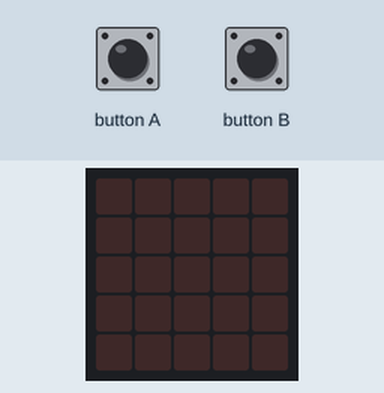
Recording of a program running on a simulated BBC micro:bit (MakeCode). On the bench: the board's 5×5 LED display. The inputs (shaded band) are chosen by the test bench.

Above: at 1.2 s.
1.3 s: button A pressed for 0.15 s
At 2.5 s:
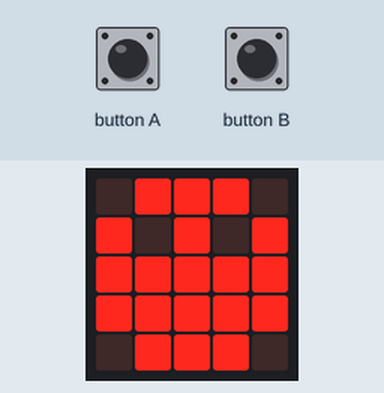
2.9 s: button A pressed for 0.15 s
At 3.7 s:
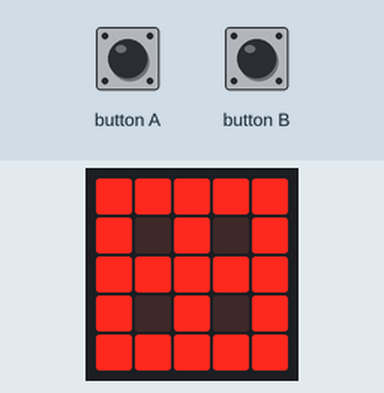
Timing chart, 0 to 5.9 s (numbered marks = the images above; inputs shaded):
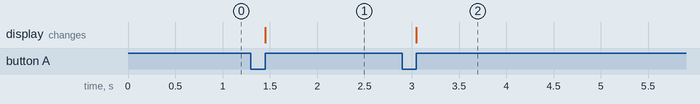

The program:

main.ts
```typescript
enum State {
    ModeChoice
    , Treasure
    , Pirat
}

let mode: State = State.ModeChoice
let selMode: State = State.Treasure

input.onButtonPressed(Button.A, function () {
    switch (mode) {
        case State.ModeChoice:
            selMode = (selMode == State.Treasure) ? State.Pirat : State.Treasure
            switch(selMode) {
                case State.Treasure:
                    basic.showLeds(`
                    # # # # #
                    # . # . #
                    # # # # #
                    # . # . #
                    # # # # #
                    `)
                break
                case State.Pirat:
                    basic.showLeds(`
                    . # # # .
                    # . # . #
                    # # # # #
                    # # # # #
                    . # # # .
                    `)
                    break
            }
            break
        case State.Treasure:
            break
        case State.Pirat:
            break
    }
})

input.onButtonPressed(Button.B, function () {
    switch (mode) {
        case State.ModeChoice:
            mode = selMode
            break
        case State.Treasure:
            break
        case State.Pirat:
            break
    }
})

radio.setGroup(1)
radio.setTransmitPower(7)

radio.onReceivedValue(function (name, value) {
    switch (mode) {
        case State.ModeChoice:
            break
        case State.Treasure:
            break
        case State.Pirat:
            led.plotBarGraph(
                128 - 42 - Math.abs(radio.receivedPacket(RadioPacketProperty.SignalStrength) + 42),
                128 - 42
            )
            music.play(music.tonePlayable(Note.C, music.beat(BeatFraction.Eighth)), music.PlaybackMode.InBackground)
            pause(1000)
            basic.clearScreen()
            break
    }
})

basic.forever(function () {
    switch (mode) {
        case State.ModeChoice:
            break
        case State.Treasure:
            radio.sendValue("Treasure", 1)
            //music.play(music.tonePlayable(Note.A, music.beat(BeatFraction.Eighth)), music.PlaybackMode.InBackground)
            pause(2000)
            break
        case State.Pirat:
            break
    }
})
```

test.ts
```typescript
// Hier kann man Tests durchführen; diese Datei wird nicht kompiliert, wenn dieses Paket als Erweiterung verwendet wird.
```

Measured:
- after the input at 1.3 s, the display: changes after 0.15 s (image 1)
- after the input at 2.9 s, the display: changes after 0.15 s (image 2)
